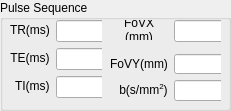
            <widget class="QGroupBox" name="groupBox_absolute_3">
             <property name="geometry">
              <rect>
               <x>0</x>
               <y>20</y>
               <width>231</width>
               <height>111</height>
              </rect>
             </property>
             <property name="sizePolicy">
              <sizepolicy hsizetype="Preferred" vsizetype="Fixed">
               <horstretch>0</horstretch>
               <verstretch>0</verstretch>
              </sizepolicy>
             </property>
             <property name="title">
              <string>Pulse Sequence</string>
             </property>
             <widget class="QWidget" name="layoutWidget">
              <property name="geometry">
               <rect>
                <x>110</x>
                <y>20</y>
                <width>111</width>
                <height>81</height>
               </rect>
              </property>
              <layout class="QFormLayout" name="formLayout_9">
               <property name="labelAlignment">
                <set>Qt::AlignRight|Qt::AlignTrailing|Qt::AlignVCenter</set>
               </property>
               <item row="0" column="0">
                <widget class="QLabel" name="label_FoVX">
                 <property name="sizePolicy">
                  <sizepolicy hsizetype="Minimum" vsizetype="Fixed">
                   <horstretch>0</horstretch>
                   <verstretch>0</verstretch>
                  </sizepolicy>
                 </property>
                 <property name="minimumSize">
                  <size>
                   <width>0</width>
                   <height>20</height>
                  </size>
                 </property>
                 <property name="text">
                  <string>FoVX (mm)</string>
                 </property>
                 <property name="alignment">
                  <set>Qt::AlignCenter</set>
                 </property>
                 <property name="wordWrap">
                  <bool>true</bool>
                 </property>
                </widget>
               </item>
               <item row="0" column="1">
                <widget class="QLineEdit" name="lineEdit_FoVX">
                 <property name="sizePolicy">
                  <sizepolicy hsizetype="MinimumExpanding" vsizetype="Fixed">
                   <horstretch>0</horstretch>
                   <verstretch>0</verstretch>
                  </sizepolicy>
                 </property>
                 <property name="minimumSize">
                  <size>
                   <width>50</width>
                   <height>20</height>
                  </size>
                 </property>
                 <property name="alignment">
                  <set>Qt::AlignCenter</set>
                 </property>
                </widget>
               </item>
               <item row="1" column="0">
                <widget class="QLabel" name="label_FoVY">
                 <property name="sizePolicy">
                  <sizepolicy hsizetype="Minimum" vsizetype="Fixed">
                   <horstretch>0</horstretch>
                   <verstretch>0</verstretch>
                  </sizepolicy>
                 </property>
                 <property name="minimumSize">
                  <size>
                   <width>0</width>
                   <height>20</height>
                  </size>
                 </property>
                 <property name="text">
                  <string>FoVY(mm)</string>
                 </property>
                 <property name="alignment">
                  <set>Qt::AlignCenter</set>
                 </property>
                 <property name="wordWrap">
                  <bool>true</bool>
                 </property>
                </widget>
               </item>
               <item row="1" column="1">
                <widget class="QLineEdit" name="lineEdit_FoVY">
                 <property name="sizePolicy">
                  <sizepolicy hsizetype="MinimumExpanding" vsizetype="Fixed">
                   <horstretch>0</horstretch>
                   <verstretch>0</verstretch>
                  </sizepolicy>
                 </property>
                 <property name="minimumSize">
                  <size>
                   <width>50</width>
                   <height>20</height>
                  </size>
                 </property>
                 <property name="alignment">
                  <set>Qt::AlignCenter</set>
                 </property>
                </widget>
               </item>
               <item row="2" column="0">
                <widget class="QLabel" name="label_b">
                 <property name="sizePolicy">
                  <sizepolicy hsizetype="Minimum" vsizetype="Fixed">
                   <horstretch>0</horstretch>
                   <verstretch>0</verstretch>
                  </sizepolicy>
                 </property>
                 <property name="minimumSize">
                  <size>
                   <width>0</width>
                   <height>20</height>
                  </size>
                 </property>
                 <property name="text">
                  <string>&lt;html&gt;&lt;head/&gt;&lt;body&gt;&lt;p&gt;b(s/mm&lt;span style=&quot; vertical-align:super;&quot;&gt;2&lt;/span&gt;)&lt;/p&gt;&lt;/body&gt;&lt;/html&gt;</string>
                 </property>
                 <property name="alignment">
                  <set>Qt::AlignCenter</set>
                 </property>
                 <property name="wordWrap">
                  <bool>true</bool>
                 </property>
                </widget>
               </item>
               <item row="2" column="1">
                <widget class="QLineEdit" name="lineEdit_b">
                 <property name="sizePolicy">
                  <sizepolicy hsizetype="MinimumExpanding" vsizetype="Fixed">
                   <horstretch>0</horstretch>
                   <verstretch>0</verstretch>
                  </sizepolicy>
                 </property>
                 <property name="minimumSize">
                  <size>
                   <width>50</width>
                   <height>20</height>
                  </size>
                 </property>
                 <property name="alignment">
                  <set>Qt::AlignCenter</set>
                 </property>
                </widget>
               </item>
              </layout>
             </widget>
             <widget class="QWidget" name="layoutWidget">
              <property name="geometry">
               <rect>
                <x>10</x>
                <y>20</y>
                <width>92</width>
                <height>81</height>
               </rect>
              </property>
              <layout class="QFormLayout" name="formLayout_5">
               <property name="fieldGrowthPolicy">
                <enum>QFormLayout::AllNonFixedFieldsGrow</enum>
               </property>
               <property name="labelAlignment">
                <set>Qt::AlignRight|Qt::AlignTrailing|Qt::AlignVCenter</set>
               </property>
               <item row="0" column="0">
                <widget class="QLabel" name="label_TR">
                 <property name="sizePolicy">
                  <sizepolicy hsizetype="Minimum" vsizetype="Fixed">
                   <horstretch>0</horstretch>
                   <verstretch>0</verstretch>
                  </sizepolicy>
                 </property>
                 <property name="minimumSize">
                  <size>
                   <width>0</width>
                   <height>20</height>
                  </size>
                 </property>
                 <property name="text">
                  <string>TR(ms)</string>
                 </property>
                </widget>
               </item>
               <item row="0" column="1">
                <widget class="QLineEdit" name="lineEdit_TR">
                 <property name="sizePolicy">
                  <sizepolicy hsizetype="MinimumExpanding" vsizetype="Fixed">
                   <horstretch>0</horstretch>
                   <verstretch>0</verstretch>
                  </sizepolicy>
                 </property>
                 <property name="minimumSize">
                  <size>
                   <width>50</width>
                   <height>20</height>
                  </size>
                 </property>
                 <property name="alignment">
                  <set>Qt::AlignCenter</set>
                 </property>
                </widget>
               </item>
               <item row="1" column="0">
                <widget class="QLabel" name="label_TE">
                 <property name="sizePolicy">
                  <sizepolicy hsizetype="Minimum" vsizetype="Fixed">
                   <horstretch>0</horstretch>
                   <verstretch>0</verstretch>
                  </sizepolicy>
                 </property>
                 <property name="minimumSize">
                  <size>
                   <width>0</width>
                   <height>20</height>
                  </size>
                 </property>
                 <property name="text">
                  <string>TE(ms)</string>
                 </property>
                 <property name="alignment">
                  <set>Qt::AlignCenter</set>
                 </property>
                 <property name="wordWrap">
                  <bool>true</bool>
                 </property>
                </widget>
               </item>
               <item row="1" column="1">
                <widget class="QLineEdit" name="lineEdit_TE">
                 <property name="sizePolicy">
                  <sizepolicy hsizetype="MinimumExpanding" vsizetype="Fixed">
                   <horstretch>0</horstretch>
                   <verstretch>0</verstretch>
                  </sizepolicy>
                 </property>
                 <property name="minimumSize">
                  <size>
                   <width>50</width>
                   <height>20</height>
                  </size>
                 </property>
                 <property name="alignment">
                  <set>Qt::AlignCenter</set>
                 </property>
                </widget>
               </item>
               <item row="2" column="0">
                <widget class="QLabel" name="label_TI">
                 <property name="sizePolicy">
                  <sizepolicy hsizetype="Minimum" vsizetype="Fixed">
                   <horstretch>0</horstretch>
                   <verstretch>0</verstretch>
                  </sizepolicy>
                 </property>
                 <property name="minimumSize">
                  <size>
                   <width>0</width>
                   <height>20</height>
                  </size>
                 </property>
                 <property name="text">
                  <string>TI(ms)</string>
                 </property>
                </widget>
               </item>
               <item row="2" column="1">
                <widget class="QLineEdit" name="lineEdit_TI">
                 <property name="sizePolicy">
                  <sizepolicy hsizetype="MinimumExpanding" vsizetype="Fixed">
                   <horstretch>0</horstretch>
                   <verstretch>0</verstretch>
                  </sizepolicy>
                 </property>
                 <property name="minimumSize">
                  <size>
                   <width>50</width>
                   <height>20</height>
                  </size>
                 </property>
                 <property name="alignment">
                  <set>Qt::AlignCenter</set>
                 </property>
                </widget>
               </item>
              </layout>
             </widget>
            </widget>
